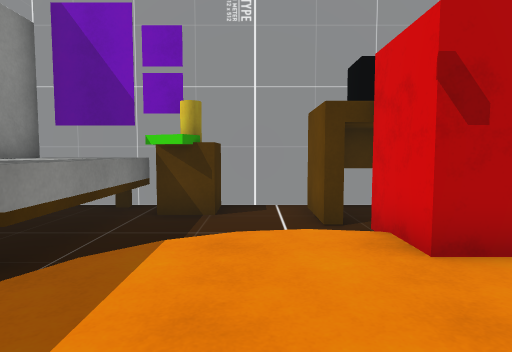
View 1 (above)

19 first-person views from a walk through a scene from a Unity 3-D project. The camera is 1.2 m above the floor, tilts 4° down and sees 75° across. The floor is counted in squares, 1 m on a side. Each view is taken from the middle of a square. On the plan, view 1 faces up. The plan holds only what a view shows up to about 14 squares ahead; the rest is blank. The place goes on beyond the plan. The player is left out. Door leaves are left out, so doorways stand open. Some surface patterns are stand-ins.

View 2
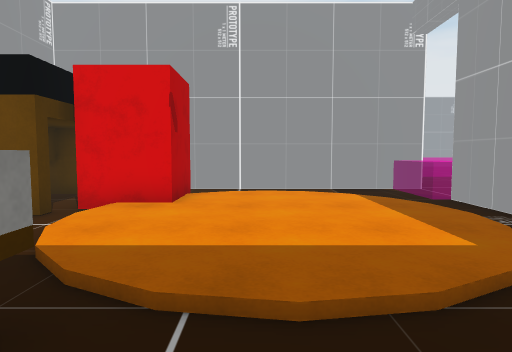

View 3
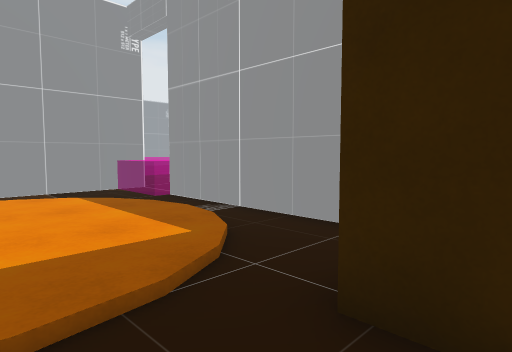

View 4
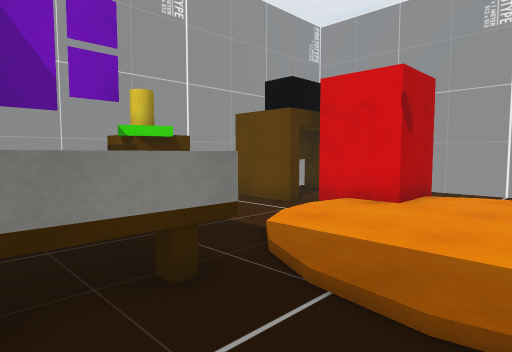

View 5
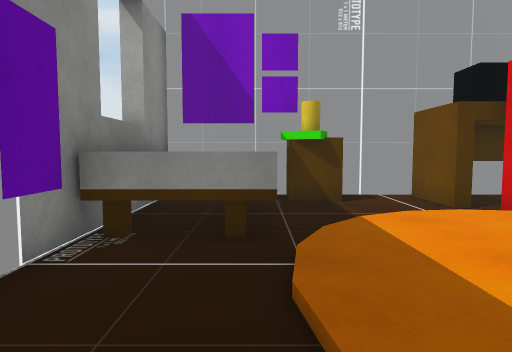

View 6
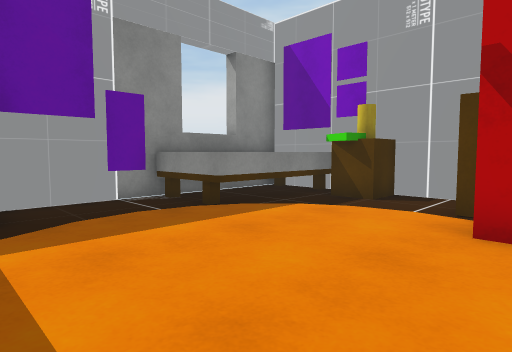

View 7
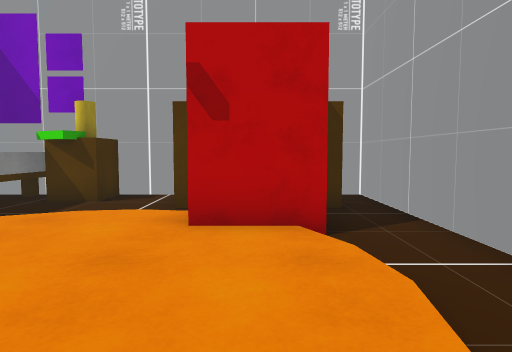

View 8
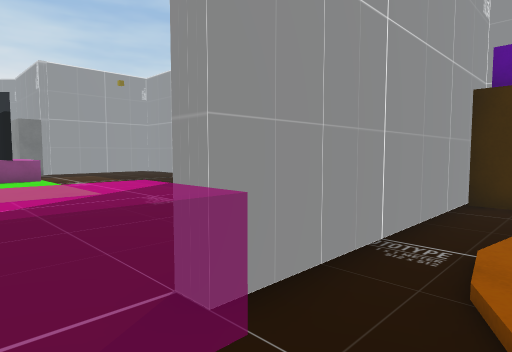

View 9
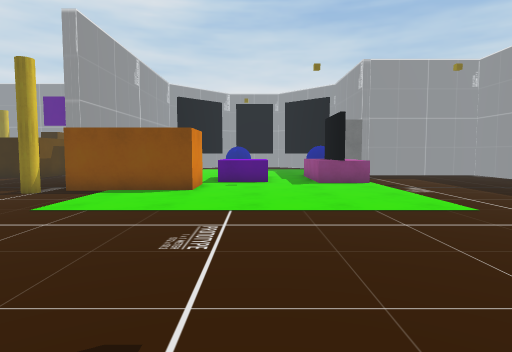

View 10
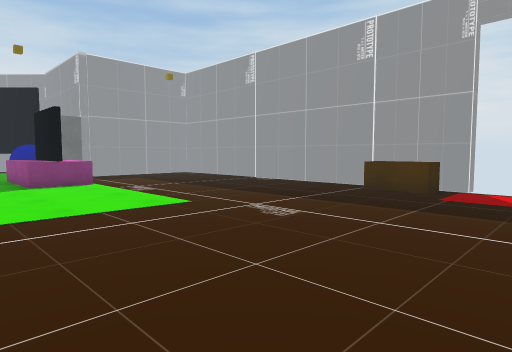

View 11
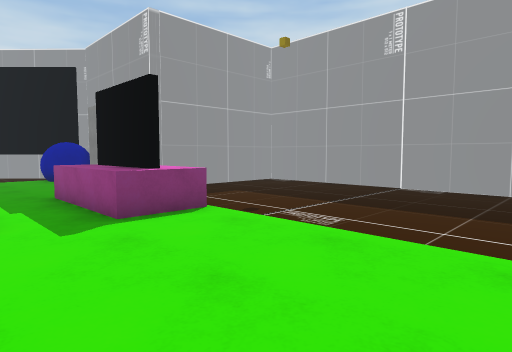

View 12
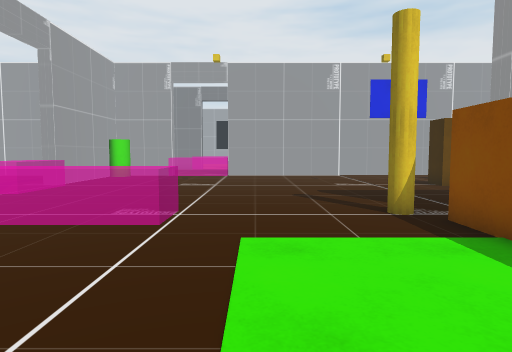

View 13
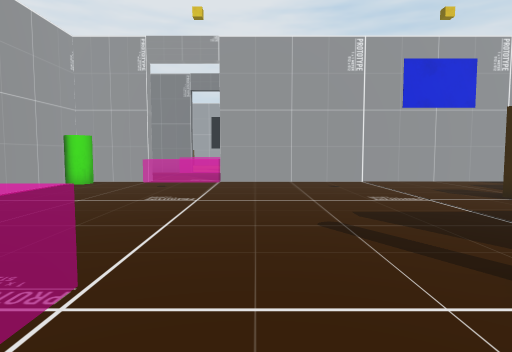

View 14
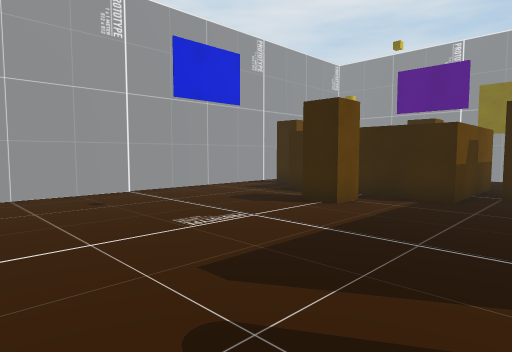

View 15
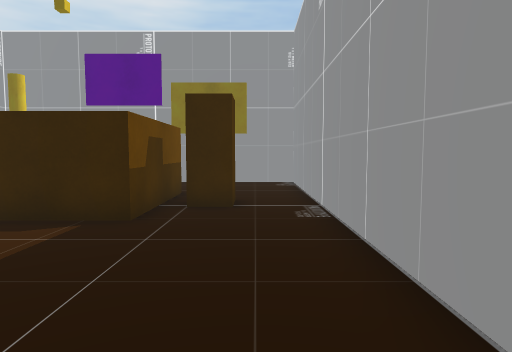

View 16
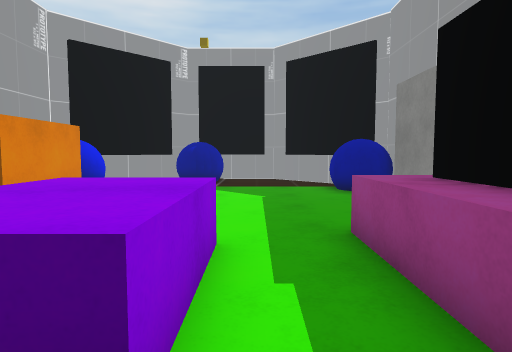

View 17
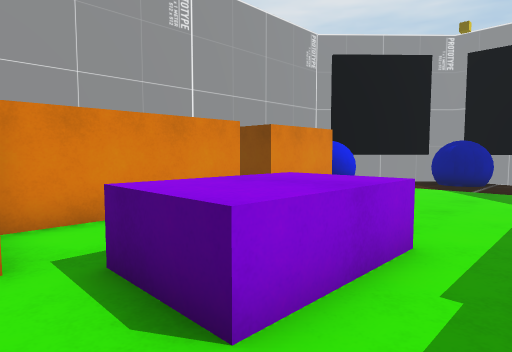

View 18
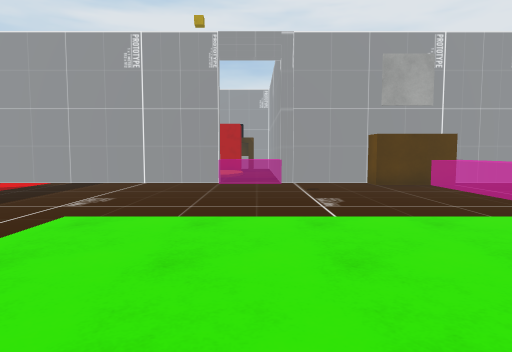

View 19
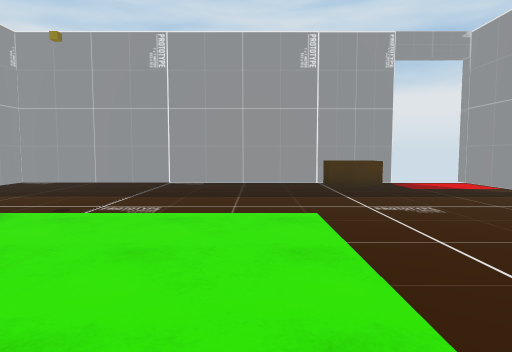

### Floor plan
Key: @ floor where view 1 was taken; # wall or solid block; . main floor; : floor 0.25 m higher than the main floor; / step, stairs or slope; D open door; ^ raised ledge; O other object.
Columns run from 6 left of view 1 to 24 right of it. Each row starts with its distance up from view 1.
  9 #############
  8 #O OOO.OOOO #
  7 #OOO#O.OO.O #
  6 #OOO...OO  O#
  5 # OO.///O  .#
  4 #OOO/:::OOO.#
  3 #...::::::/.#
  2 #...::::::/.#
  1 #...::::::/.#
  0 ###./:@:::/.#
 -1   #../:::/..#            ..
 -2   #..../....##          ...
 -3 ##########DDD####  ###...######
 -4 D...............###^.........O#
 -5 D................. ^..........#
 -6 D................. ^..........#
 -7 #O................ ^..........
 -8 #O................ ^..........
 -9 #O................^^..........
-10 #.............................#
-11 #.......:::::::::.............#
-12 #.......:::::::::.............#
-13 #.......:::::::::.............#
-14 #.......:::::::::..O..........#
-15 #.......::::::#####...........#
-16 #.......::::::# # #...........#
-17 #.......^^::^^::###...........#
-18 #.......^^::^^::###.....OO....#
-19 #...... ^^::^^  ###.....OO....#
-20 #.....   ^::^^  ###...^^^^ ^..#
-21 #....    ^:::   ###..O^     OO#
-22 #######  ::::     #..OO     OO
-23        # ::::   ###...^
-24        # :::::  ###....  O
-25         ::::::  ###.... OO
-26        OO:::::   O#.....    OO
-27       #OO:::::: OOO.....
-28       ## ......  #######
-29         #....O. ##
-30         ##...OO##
-31             . O#
-32             ####

Positions as (right, up) in squares from view 1, and headings:
1: (0, 0), facing up
2: (-5, 2), facing right
3: (-5, 2), facing down-right
4: (-5, 1), facing up-right
5: (-3, -1), facing up
6: (3, -1), facing up-left
7: (3, -1), facing up
8: (5, -1), facing down-left
9: (6, -4), facing down
10: (6, -4), facing down-left
11: (6, -11), facing down-left
12: (6, -11), facing right
13: (10, -11), facing right
14: (14, -11), facing down-right
15: (14, -14), facing down
16: (5, -16), facing down
17: (4, -16), facing down-right
18: (5, -17), facing up
19: (8, -12), facing left
